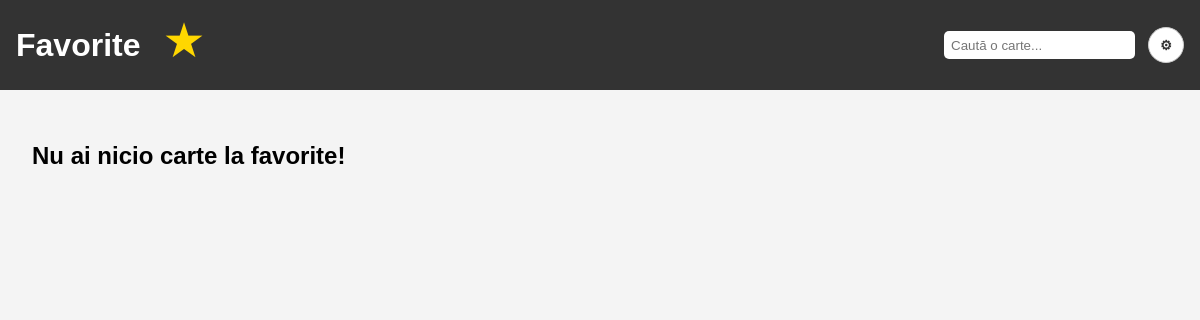
The app's page /WebInfoAn2SpilevoiAnton/home/favorites (signed in), older data.
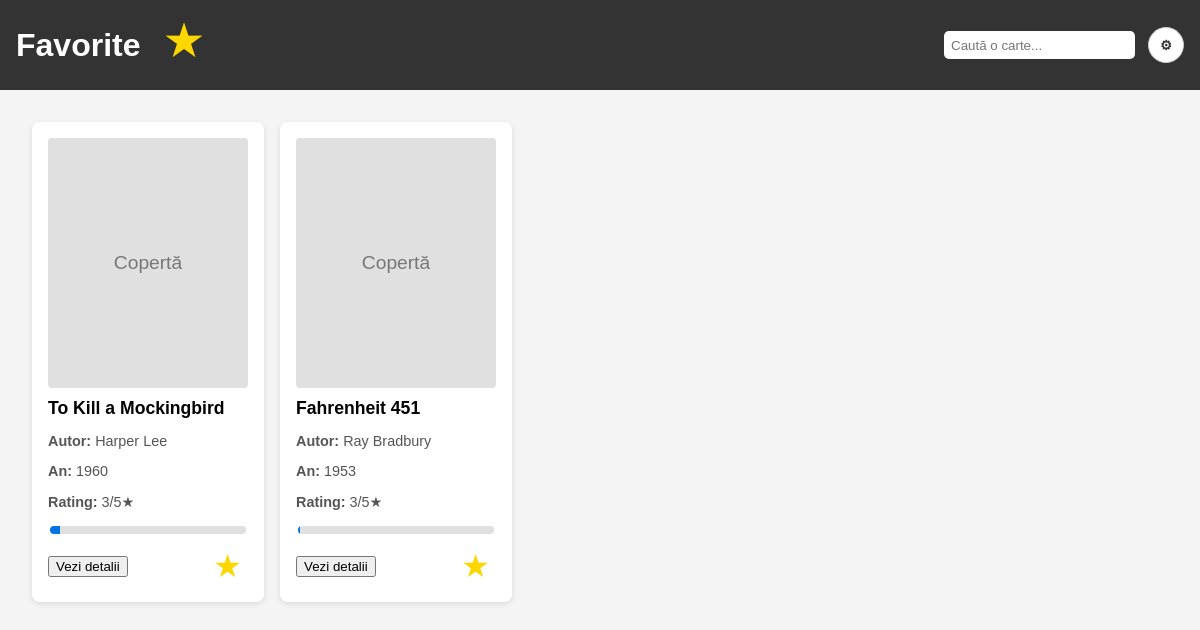
The same page, newer data.
### tables this page shows
CREATE TABLE books (
                id INTEGER PRIMARY KEY AUTOINCREMENT,
                titlu TEXT,
                autor TEXT,
                an INTEGER,
                pagini INTEGER
            );

CREATE TABLE progress (
        id INTEGER PRIMARY KEY AUTOINCREMENT,
        book_id INTEGER,
        username TEXT,
        pages INTEGER,
        UNIQUE(book_id, username)
    );

### models/modelhome.php (called while the page is built, shortened)
<?php
class ModelHome {
    private $db;
    public function __construct() {
        $this->db = Database::getInstance()->getConnection();
        $this->db->exec("
            CREATE TABLE IF NOT EXISTS books (
                id INTEGER PRIMARY KEY AUTOINCREMENT,
                titlu TEXT,
                autor TEXT,
                an INTEGER,
                pagini INTEGER
            )
        ");
        $this->db->exec("
            CREATE TABLE IF NOT EXISTS favorites (
                nume TEXT,
                id_carte INTEGER,
                PRIMARY KEY(nume, id_carte)
            )
        ");
        $count = $this->db->query("SELECT COUNT(*) FROM books")->fetchColumn();
    }
    public function getAllBooks() {
        $stmt = $this->db->query("SELECT * FROM books");
        return $stmt->fetchAll(PDO::FETCH_ASSOC);
    }
    public function isBookFavorite($id)
    {
        $nume = $_SESSION['user'];
        $stmt = $this->db->prepare("SELECT * FROM favorites WHERE nume LIKE ? AND id_carte LIKE ?");
        $stmt->execute([$nume, $id]);
        $row = $stmt->fetch(PDO::FETCH_ASSOC);
        return !empty($row);
    }
    public function getBookProgress($id)
    {
        $user = $_SESSION['user'];
        $stmt = $this->db->prepare("SELECT pages FROM progress WHERE book_id = ? and username = ?");
        $stmt->execute([$id, $user]);
        $pgs = $stmt->fetch(PDO::FETCH_ASSOC);
        return $pgs ? $pgs['pages'] : 0;
    }
}

### autoload.php (called while the page is built, shortened)
<?php
function autoload($class) {
    $folders = ['util', 'models', 'controllers', 'views'];
    foreach ($folders as $folder) {
        $file = DIRECTOR_SITE . SLASH . $folder . SLASH . strtolower($class) . '.php';
        if (file_exists($file)) {
            return;
        }
    }
    exit;
}

### util/database.php (called while the page is built, shortened)
<?php
class Database {
    private static $instance = null;
    private $connection;
    private function __construct() {
        try {
            $this->connection = new PDO("sqlite:" . __DIR__ . "/test.db");
            $this->connection->setAttribute(PDO::ATTR_ERRMODE, PDO::ERRMODE_EXCEPTION);
        } catch (PDOException $e) {
            die("Database Connection failed: " . $e->getMessage());
        }
    }
    public static function getInstance(): Database {
        if (self::$instance === null) {
            self::$instance = new Database();
        }
        return self::$instance;
    }
    public function getConnection(): PDO {
        return $this->connection;
    }
}

### controllers/controller.php (called while the page is built, shortened)
<?php
abstract class Controller
{
    public function __construct()
    {
        $this->model = new $modelName;
    }
}

### views/viewhome.php (the view, shortened to what this page needs)
<?php
class ViewHome {
    public function incarcaDatele($books, $model, $from, $parametri, $favo = false, $search = false, $searchTerm = "") {
        $cardsHtml = '';
        foreach ($books as $book) {
            $fav = $model->isBookFavorite($book['id']);
            if($favo && !$fav) continue;
            $selectedClass = $fav ? 'selected' : '';
            $progressPercent = $model->getBookProgress($book['id']) / $book['pagini'] * 100;
            if($progressPercent == 0) $progressPercent = 1;
            $cardsHtml .= "
    <div class='book-card'>
        <div style='width: 100%; height: 250px; background-color: #e0e0e0; border-radius: 4px;
                    display: flex; align-items: center; justify-content: center; color: #777; font-size: 1.2em; margin-bottom: 0.5em;'>
            Copertă
        </div>
        <h3>" . htmlspecialchars($book['titlu']) . "</h3>
        <p><strong>Autor:</strong> " . htmlspecialchars($book['autor']) . "</p>
        <p><strong>An:</strong> " . htmlspecialchars($book['an']) . "</p>
        <p><strong>Rating: </strong>3/5★</p>
        <div style='display: flex; align-items: center; gap: 0.5em; margin-top: 10px;'>
            <input type='range' min='0' max='100' value='" . $progressPercent . "'
                   style='flex: 1; pointer-events: none; appearance: none; height: 8px; border-radius: 5px;
                          background: linear-gradient(to right, #0073e6 " . $progressPercent . "%, #e0e0e0 " . $progressPercent . "%);' />
        </div>
        <div style='display: flex; justify-content: space-between; align-items: center; margin-top: 10px;'>
            <a href='/WebInfoAn2SpilevoiAnton/book/view/" . urlencode($book['id']) . "'>
                <button>Vezi detalii</button>
            </a>
            <button type='button' style='font-size: 2em;'
                class='star-button $selectedClass'
                onclick='toggleFavorite(this)'
                data-book-id='" . $book['id'] . "'>
                ★
            </button>
        </div>
    </div>
";
        }
        if($favo) {
            $emptyInfo = '<h2>Nu ai nicio carte la favorite!</h2>';
        }
    }
}

Row changes from the older to the newer data that the page shows:
now on this page (row edited): books: titlu "To Kill a Mockingbird", autor "Harper Lee", an "1960", id+pagini "5"
now on this page (row edited): books: titlu "Fahrenheit 451", autor "Ray Bradbury", an "1953"
Text that changed along with them:
text no longer shown: "Nu ai nicio carte la favorite!"
